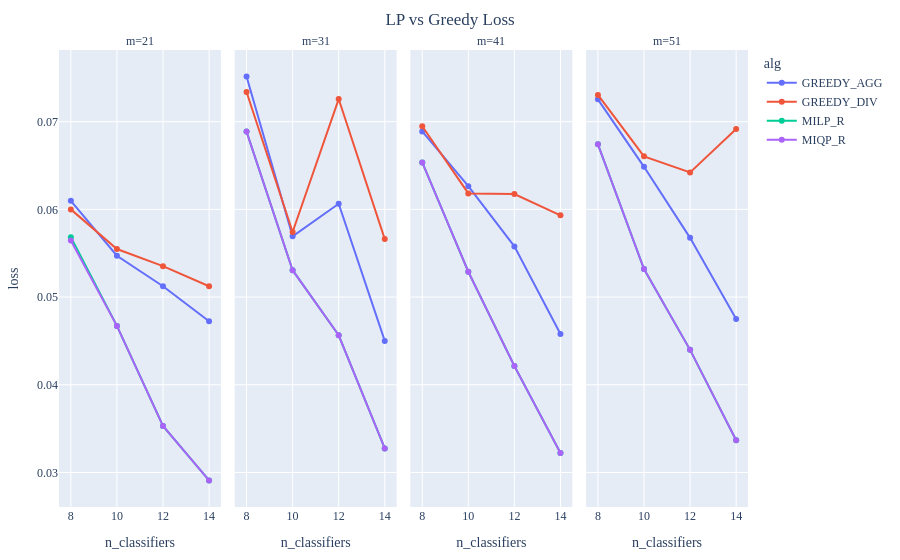

Notebook source saved alongside this figure:
### Code cell
fig = px.line(df_agg, x="n", y="loss", color="alg", facet_col="m", labels={"time": "time (s)", "n": "n_classifiers"}, markers=True, title="LP vs Greedy Loss")
fig.update_layout(title=dict(xanchor="center", x= 0.5))

### Figure 1 — Plotly figure (JSON) as saved in the notebook; plotly's stock layout.template omitted (floating-point values rounded to 4 significant figures)
{"data": [{"hovertemplate": "alg=GREEDY_AGG<br>m=21<br>n_classifiers=%{x}<br>loss=%{y}<extra></extra>", "legendgroup": "GREEDY_AGG", "line": {"color": "#636efa", "dash": "solid"}, "marker": {"symbol": "circle"}, "mode": "lines+markers", "name": "GREEDY_AGG", "orientation": "v", "showlegend": true, "type": "scatter", "x": [8, 10, 12, 14], "xaxis": "x", "y": [0.06098, 0.05471, 0.05124, 0.04724], "yaxis": "y"}, {"hovertemplate": "alg=GREEDY_AGG<br>m=31<br>n_classifiers=%{x}<br>loss=%{y}<extra></extra>", "legendgroup": "GREEDY_AGG", "line": {"color": "#636efa", "dash": "solid"}, "marker": {"symbol": "circle"}, "mode": "lines+markers", "name": "GREEDY_AGG", "orientation": "v", "showlegend": false, "type": "scatter", "x": [8, 10, 12, 14], "xaxis": "x2", "y": [0.07516, 0.05694, 0.06065, 0.045], "yaxis": "y2"}, {"hovertemplate": "alg=GREEDY_AGG<br>m=41<br>n_classifiers=%{x}<br>loss=%{y}<extra></extra>", "legendgroup": "GREEDY_AGG", "line": {"color": "#636efa", "dash": "solid"}, "marker": {"symbol": "circle"}, "mode": "lines+markers", "name": "GREEDY_AGG", "orientation": "v", "showlegend": false, "type": "scatter", "x": [8, 10, 12, 14], "xaxis": "x3", "y": [0.06889, 0.06265, 0.05578, 0.04579], "yaxis": "y3"}, {"hovertemplate": "alg=GREEDY_AGG<br>m=51<br>n_classifiers=%{x}<br>loss=%{y}<extra></extra>", "legendgroup": "GREEDY_AGG", "line": {"color": "#636efa", "dash": "solid"}, "marker": {"symbol": "circle"}, "mode": "lines+markers", "name": "GREEDY_AGG", "orientation": "v", "showlegend": false, "type": "scatter", "x": [8, 10, 12, 14], "xaxis": "x4", "y": [0.07255, 0.06485, 0.05675, 0.04749], "yaxis": "y4"}, {"hovertemplate": "alg=GREEDY_DIV<br>m=21<br>n_classifiers=%{x}<br>loss=%{y}<extra></extra>", "legendgroup": "GREEDY_DIV", "line": {"color": "#EF553B", "dash": "solid"}, "marker": {"symbol": "circle"}, "mode": "lines+markers", "name": "GREEDY_DIV", "orientation": "v", "showlegend": true, "type": "scatter", "x": [8, 10, 12, 14], "xaxis": "x", "y": [0.06, 0.05548, 0.05352, 0.05124], "yaxis": "y"}, {"hovertemplate": "alg=GREEDY_DIV<br>m=31<br>n_classifiers=%{x}<br>loss=%{y}<extra></extra>", "legendgroup": "GREEDY_DIV", "line": {"color": "#EF553B", "dash": "solid"}, "marker": {"symbol": "circle"}, "mode": "lines+markers", "name": "GREEDY_DIV", "orientation": "v", "showlegend": false, "type": "scatter", "x": [8, 10, 12, 14], "xaxis": "x2", "y": [0.07339, 0.05742, 0.07258, 0.05661], "yaxis": "y2"}, {"hovertemplate": "alg=GREEDY_DIV<br>m=41<br>n_classifiers=%{x}<br>loss=%{y}<extra></extra>", "legendgroup": "GREEDY_DIV", "line": {"color": "#EF553B", "dash": "solid"}, "marker": {"symbol": "circle"}, "mode": "lines+markers", "name": "GREEDY_DIV", "orientation": "v", "showlegend": false, "type": "scatter", "x": [8, 10, 12, 14], "xaxis": "x3", "y": [0.06948, 0.06182, 0.06174, 0.05932], "yaxis": "y3"}, {"hovertemplate": "alg=GREEDY_DIV<br>m=51<br>n_classifiers=%{x}<br>loss=%{y}<extra></extra>", "legendgroup": "GREEDY_DIV", "line": {"color": "#EF553B", "dash": "solid"}, "marker": {"symbol": "circle"}, "mode": "lines+markers", "name": "GREEDY_DIV", "orientation": "v", "showlegend": false, "type": "scatter", "x": [8, 10, 12, 14], "xaxis": "x4", "y": [0.07305, 0.06605, 0.06422, 0.06918], "yaxis": "y4"}, {"hovertemplate": "alg=MILP_R<br>m=21<br>n_classifiers=%{x}<br>loss=%{y}<extra></extra>", "legendgroup": "MILP_R", "line": {"color": "#00cc96", "dash": "solid"}, "marker": {"symbol": "circle"}, "mode": "lines+markers", "name": "MILP_R", "orientation": "v", "showlegend": true, "type": "scatter", "x": [8, 10, 12, 14], "xaxis": "x", "y": [0.05683, 0.04671, 0.03531, 0.0291], "yaxis": "y"}, {"hovertemplate": "alg=MILP_R<br>m=31<br>n_classifiers=%{x}<br>loss=%{y}<extra></extra>", "legendgroup": "MILP_R", "line": {"color": "#00cc96", "dash": "solid"}, "marker": {"symbol": "circle"}, "mode": "lines+markers", "name": "MILP_R", "orientation": "v", "showlegend": false, "type": "scatter", "x": [8, 10, 12, 14], "xaxis": "x2", "y": [0.06887, 0.05306, 0.04565, 0.03274], "yaxis": "y2"}, {"hovertemplate": "alg=MILP_R<br>m=41<br>n_classifiers=%{x}<br>loss=%{y}<extra></extra>", "legendgroup": "MILP_R", "line": {"color": "#00cc96", "dash": "solid"}, "marker": {"symbol": "circle"}, "mode": "lines+markers", "name": "MILP_R", "orientation": "v", "showlegend": false, "type": "scatter", "x": [8, 10, 12, 14], "xaxis": "x3", "y": [0.06535, 0.05289, 0.04213, 0.03222], "yaxis": "y3"}, {"hovertemplate": "alg=MILP_R<br>m=51<br>n_classifiers=%{x}<br>loss=%{y}<extra></extra>", "legendgroup": "MILP_R", "line": {"color": "#00cc96", "dash": "solid"}, "marker": {"symbol": "circle"}, "mode": "lines+markers", "name": "MILP_R", "orientation": "v", "showlegend": false, "type": "scatter", "x": [8, 10, 12, 14], "xaxis": "x4", "y": [0.06742, 0.0532, 0.04398, 0.03368], "yaxis": "y4"}, {"hovertemplate": "alg=MIQP_R<br>m=21<br>n_classifiers=%{x}<br>loss=%{y}<extra></extra>", "legendgroup": "MIQP_R", "line": {"color": "#ab63fa", "dash": "solid"}, "marker": {"symbol": "circle"}, "mode": "lines+markers", "name": "MIQP_R", "orientation": "v", "showlegend": true, "type": "scatter", "x": [8, 10, 12, 14], "xaxis": "x", "y": [0.05645, 0.04671, 0.03531, 0.0291], "yaxis": "y"}, {"hovertemplate": "alg=MIQP_R<br>m=31<br>n_classifiers=%{x}<br>loss=%{y}<extra></extra>", "legendgroup": "MIQP_R", "line": {"color": "#ab63fa", "dash": "solid"}, "marker": {"symbol": "circle"}, "mode": "lines+markers", "name": "MIQP_R", "orientation": "v", "showlegend": false, "type": "scatter", "x": [8, 10, 12, 14], "xaxis": "x2", "y": [0.06887, 0.05306, 0.04565, 0.03274], "yaxis": "y2"}, {"hovertemplate": "alg=MIQP_R<br>m=41<br>n_classifiers=%{x}<br>loss=%{y}<extra></extra>", "legendgroup": "MIQP_R", "line": {"color": "#ab63fa", "dash": "solid"}, "marker": {"symbol": "circle"}, "mode": "lines+markers", "name": "MIQP_R", "orientation": "v", "showlegend": false, "type": "scatter", "x": [8, 10, 12, 14], "xaxis": "x3", "y": [0.06535, 0.05289, 0.04213, 0.03222], "yaxis": "y3"}, {"hovertemplate": "alg=MIQP_R<br>m=51<br>n_classifiers=%{x}<br>loss=%{y}<extra></extra>", "legendgroup": "MIQP_R", "line": {"color": "#ab63fa", "dash": "solid"}, "marker": {"symbol": "circle"}, "mode": "lines+markers", "name": "MIQP_R", "orientation": "v", "showlegend": false, "type": "scatter", "x": [8, 10, 12, 14], "xaxis": "x4", "y": [0.06742, 0.0532, 0.04398, 0.03367], "yaxis": "y4"}], "layout": {"annotations": [{"font": {}, "showarrow": false, "text": "m=21", "x": 0.1175, "xanchor": "center", "xref": "paper", "y": 1, "yanchor": "bottom", "yref": "paper"}, {"font": {}, "showarrow": false, "text": "m=31", "x": 0.3725, "xanchor": "center", "xref": "paper", "y": 1, "yanchor": "bottom", "yref": "paper"}, {"font": {}, "showarrow": false, "text": "m=41", "x": 0.6275, "xanchor": "center", "xref": "paper", "y": 1, "yanchor": "bottom", "yref": "paper"}, {"font": {}, "showarrow": false, "text": "m=51", "x": 0.8825, "xanchor": "center", "xref": "paper", "y": 1, "yanchor": "bottom", "yref": "paper"}], "legend": {"title": {"text": "alg"}, "tracegroupgap": 0}, "title": {"text": "LP vs Greedy Loss", "x": 0.5, "xanchor": "center"}, "xaxis": {"anchor": "y", "domain": [0, 0.235], "title": {"text": "n_classifiers"}}, "xaxis2": {"anchor": "y2", "domain": [0.255, 0.49], "matches": "x", "title": {"text": "n_classifiers"}}, "xaxis3": {"anchor": "y3", "domain": [0.51, 0.745], "matches": "x", "title": {"text": "n_classifiers"}}, "xaxis4": {"anchor": "y4", "domain": [0.765, 1.0], "matches": "x", "title": {"text": "n_classifiers"}}, "yaxis": {"anchor": "x", "domain": [0, 1], "title": {"text": "loss"}}, "yaxis2": {"anchor": "x2", "domain": [0, 1], "matches": "y", "showticklabels": false}, "yaxis3": {"anchor": "x3", "domain": [0, 1], "matches": "y", "showticklabels": false}, "yaxis4": {"anchor": "x4", "domain": [0, 1], "matches": "y", "showticklabels": false}}}
